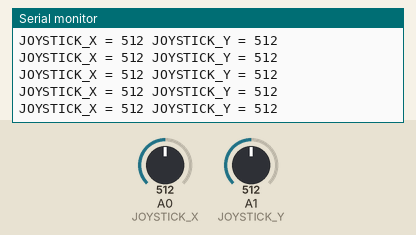
The sketch below on a simulated Arduino Uno, built with avr-gcc and run on an emulated ATmega328P. Shown: the last lines printed to the serial monitor. The test bench sets the inputs (shaded band); at power-on: A0 (JOYSTICK_X) = 512, A1 (JOYSTICK_Y) = 512. No radio packets arrive unless stated.

Above: at 4.2 s.
4.3 s: A0 (JOYSTICK_X) set to 985
At 4.61 s:
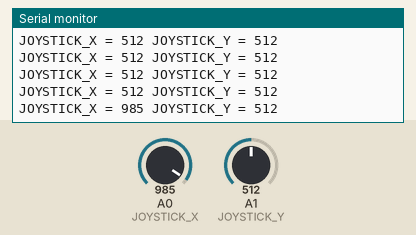
7.3 s: A0 (JOYSTICK_X) set to 1016
At 7.44 s:
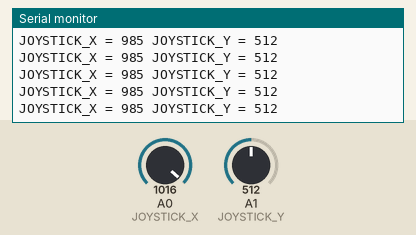
Timing chart, 0 to 10.3 s (numbered marks = the images above; inputs shaded):
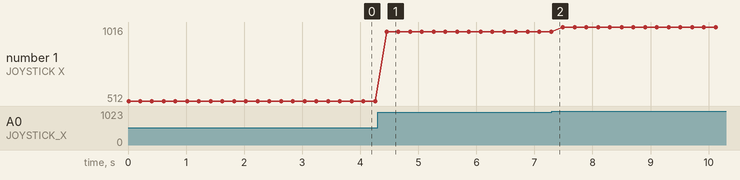

Measured:
- after the input at 4.3 s, the serial monitor: prints a new line after 0.16 s (image 1)
- plotted number 1: 512 → 985 after the input at 4.3 s, 985 → 1016 after the input at 7.3 s

The sketch:

NRF24L01_test2_TX.ino
```cpp
/* YourDuinoStarter Example: nRF24L01 Transmit Joystick values
 - WHAT IT DOES: Reads Analog values on A0, A1 and transmits
   them over a nRF24L01 Radio Link to another transceiver.
 - SEE the comments after "//" on each line below
 - CONNECTIONS: nRF24L01 Modules See:
 http://arduino-info.wikispaces.com/Nrf24L01-2.4GHz-HowTo
   1 - GND
   2 - VCC 3.3V !!! NOT 5V
   3 - CE to Arduino pin 9
   4 - CSN to Arduino pin 10
   5 - SCK to Arduino pin 13
   6 - MOSI to Arduino pin 11
   7 - MISO to Arduino pin 12
   8 - UNUSED
   -
   Analog Joystick or two 10K potentiometers:
   GND to Arduino GND
   VCC to Arduino +5V
   X Pot to Arduino A0
   Y Pot to Arduino A1

 - V1.00 11/26/13
   Based on examples at http://www.bajdi.com/
   Questions: terry@yourduino.com */

/*-----( Import needed libraries )-----*/
#include <SPI.h>
#include <nRF24L01.h>
#include <RF24.h>
/*-----( Declare Constants and Pin Numbers )-----*/
#define CE_PIN   9
#define CSN_PIN 10
#define JOYSTICK_X A0
#define JOYSTICK_Y A1

// NOTE: the "LL" at the end of the constant is "LongLong" type
const uint64_t pipe = 0xE8E8F0F0E1LL; // Define the transmit pipe


/*-----( Declare objects )-----*/
RF24 radio(CE_PIN, CSN_PIN); // Create a Radio
/*-----( Declare Variables )-----*/
int joystick[2];  // 2 element array holding Joystick readings

void setup()   /****** SETUP: RUNS ONCE ******/
{
  Serial.begin(9600);
  Serial.print( "\n\n\nNRF24 TX\n" );
  radio.begin();
  radio.setRetries(15,15);
  radio.setPayloadSize(8);
  radio.openWritingPipe(pipe);
}//--(end setup )---


void loop()   /****** LOOP: RUNS CONSTANTLY ******/
{
  joystick[0] = analogRead(JOYSTICK_X);
  joystick[1] = analogRead(JOYSTICK_Y);
  // joystick[1] = millis();
  // joystick[1] = 11;

  radio.write( joystick, sizeof(joystick) );
  Serial.print( "JOYSTICK_X = " );
  Serial.print( joystick[0] );
  Serial.print( " JOYSTICK_Y = " );
  Serial.print( joystick[1] );
  Serial.print( "\n" );

  delay( 200 );


}//--(end main loop )---

/*-----( Declare User-written Functions )-----*/

//NONE
//*********( THE END )***********
```
